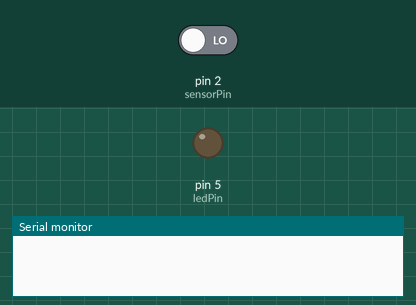
Recording of a sketch running on a simulated Arduino Uno, built with avr-gcc and run on an emulated ATmega328P. On the bench: output pins drawn as LEDs (lit = HIGH), the last lines printed to the serial monitor. The inputs (shaded band) are chosen by the test bench; at power-on: pin 2 (sensorPin) LOW.

Above: at 1.2 s.
1.3 s: pin 2 (sensorPin) driven HIGH
At 1.6 s:
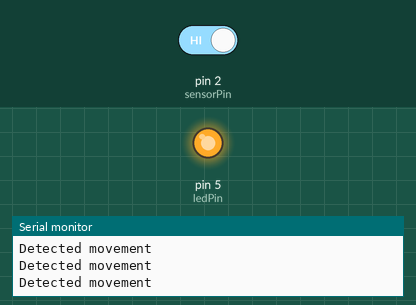
2.8 s: pin 2 (sensorPin) driven LOW
At 3.2 s:
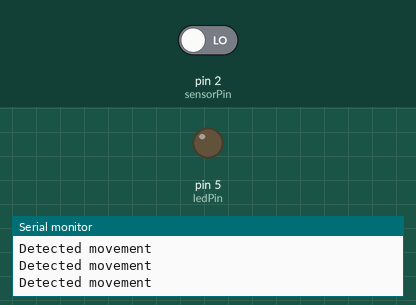
Timing chart, 0 to 5.8 s (numbered marks = the images above; inputs shaded):
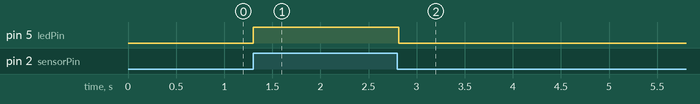

Measured:
- after the input at 1.3 s, pin 5 (ledPin): LOW → HIGH at once
- after the input at 2.8 s, pin 5 (ledPin): HIGH → LOW at once

The sketch:

PirSensor.ino
```cpp
const int sensorPin = 2;
const int ledPin = 5;

void setup()
{
  pinMode(sensorPin, INPUT);
  pinMode(ledPin, OUTPUT);
  Serial.begin(9600);
}

void loop()
{
  int reading = digitalRead(sensorPin);
  if(reading)
  {
    Serial.println("Detected movement");
    digitalWrite(ledPin, HIGH);
  }
  else
  {
    digitalWrite(ledPin, LOW);
  }
}
```
